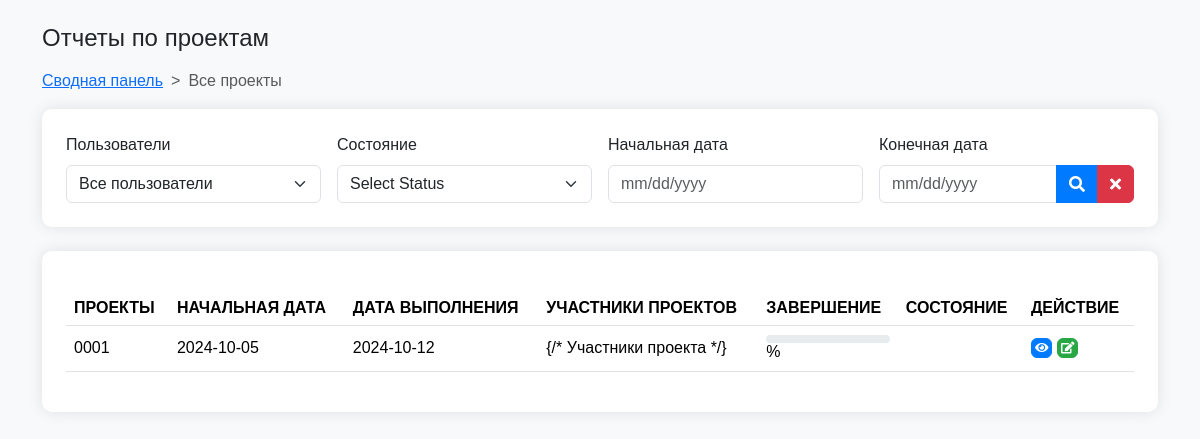
Before: /order/report/ with the older database file.
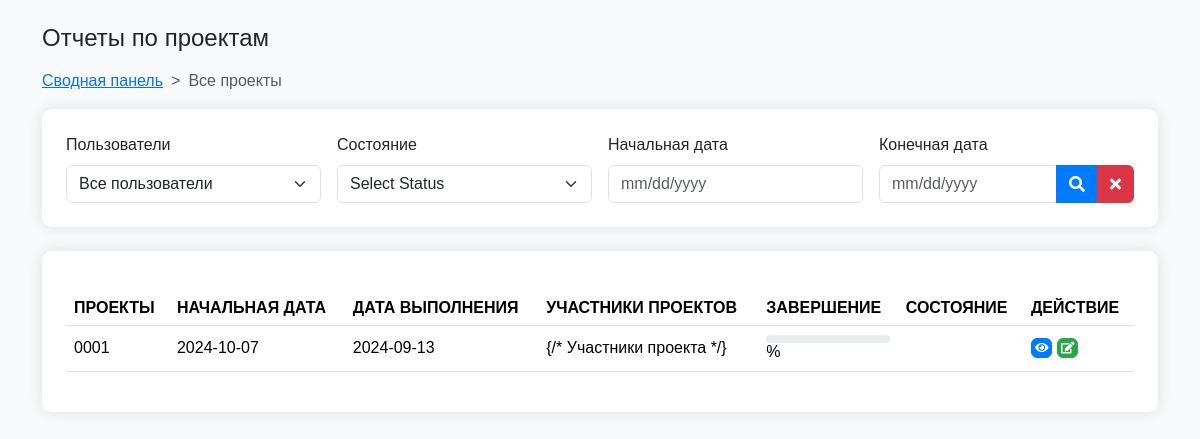
After: the same page with the newer database file.
### order/models.py (models this page shows, shortened)
class Order(models.Model):
    class Meta:
        verbose_name= 'Заказы'
        verbose_name_plural = 'Заказы'
    """Заказ клиента"""
    customer = models.ForeignKey(Counterparty, on_delete=models.PROTECT, verbose_name="Клиент")
    name = models.CharField('Названия', max_length=255)
    uuid = models.CharField("Номер заказа", max_length=50, blank=True)
    photo = models.ImageField("Фотография", upload_to='order_photos/', blank=True, null=True)
    order_date = models.DateTimeField("Дата заказа", auto_now_add=True)
    due_date = models.DateField("Срок исполнения")
    created_by = models.ForeignKey(settings.AUTH_USER_MODEL, on_delete=models.SET_NULL, null=True, blank=True,
                                   verbose_name="Создан")
    order_type = models.CharField(
        "Тип заказа",
        max_length=50,
        choices=[
            ("retail", "Розничный"),
            ("wholesale", "Оптовый"),
            ("individual", "Индивидуальный пошив"),
        ],
        null=True
    )
    priority = models.CharField(
        "Приоритет",
        max_length=10,
        choices=[("high", "Высокий"), ("medium", "Средний"), ("low", "Низкий")],
        default="medium",
    )
    sales_channel = models.CharField("Канал продаж", max_length=50, blank=True)
    contact_person = models.CharField("Контактное лицо", max_length=255, blank=True)
    delivery_method = models.CharField(
        "Способ доставки",
        max_length=50,
        choices=[
            ("courier", "Курьер"),
            ("pickup", "Самовывоз"),
            ("post", "Почта России"),
        ],
        blank=True,
    )
    delivery_address = models.TextField("Адрес доставки", blank=True)
    expected_payment_date = models.DateField(
        "Ожидаемая дата оплаты", blank=True, null=True
    )
    discount = models.DecimalField("Скидка", max_digits=10, decimal_places=2, default=0)
    planned_production_start = models.DateField(
        "Планируемая дата начала производства", blank=True, null=True
    )
    planned_shipment_date = models.DateField(
        "Планируемая дата отгрузки", blank=True, null=True
    )
    STATUS_CHOICES = (
        ("new", "Новый"),
        ("in_progress", "В обработке"),
        ("completed", "Выполнен"),
        ("canceled", "Отменен"),
    )
    status = models.CharField("Статус", max_length=20, choices=STATUS_CHOICES, default="new")
    total_amount = models.DecimalField("Общая сумма", max_digits=10, decimal_places=2, default=0)
    account = models.ForeignKey(Account, on_delete=models.CASCADE, null=True, blank=True)
    comments = models.TextField("Комментарии", blank=True)
    total_cost = models.DecimalField("Общая стоимость", max_digits=10, decimal_places=2, default=0, editable=False)
    PAYMENT_STATUS_CHOICES = (
        ('not_paid', 'Не оплачен'),
        ('partially_paid', 'Частично оплачен'),
        ('paid', 'Оплачен'),
    )
    payment_status = models.CharField(
        "Статус оплаты",
        max_length=20,
        choices=PAYMENT_STATUS_CHOICES,
        default='not_paid'
    )
    is_paid = models.BooleanField("Оплачено", default=False)

### order/views.py (the view)
# urls.py: path('report/', views.OrderListView.as_view(), name='report_order'),
class OrderListView(ListView):
    model = Order
    template_name = 'report_order1.html'  # Путь к вашему шаблону
    def get_queryset(self):
        queryset = super().get_queryset()
        query = self.request.GET.get('search')
        if query:
            queryset = queryset.filter(
                Q(name__icontains=query) |  # Поиск по имени заказа
                Q(status__icontains=query)  # Поиск по статусу
            )
        start_date = self.request.GET.get('start_date')
        end_date = self.request.GET.get('end_date')
        if start_date:
            queryset = queryset.filter(order_date__gte=start_date)
        if end_date:
            queryset = queryset.filter(due_date__lte=end_date)
        return queryset
    def get(self, request, *args, **kwargs):
        if request.headers.get('x-requested-with') == 'XMLHttpRequest':
            orders = Order.objects.all()
            orders_data = [
                {
                    'id': order.id,
                    'name': order.name,
                    'order_date': order.order_date.strftime('%Y-%m-%d'),
                    'due_date': order.due_date.strftime('%Y-%m-%d'),
                    'completion': order.completion,
                    'status': order.status
                }
                for order in orders
            ]
            return JsonResponse({'orders': orders_data})
        else:
            return super().get(request, *args, **kwargs)
    def get_context_data(self, **kwargs):
        context = super().get_context_data(**kwargs)
        for order in context['object_list']:
            order.status_class = self.get_status_class(order.status)
        return context
    def get_status_class(self, status):
        status_classes = {
            'Выполнено': 'bg-success',
            'Отменено': 'bg-danger',
            'Заблокировать': 'bg-warning',
            'Выполняется': 'bg-info',
        }
        return status_classes.get(status, 'bg-secondary')  # Класс по умолчанию

### templates/report_order1.html (shortened to what this page needs)
<html lang="en">
 <head>
     {% load static %}
  <link href="https://cdn.jsdelivr.net/npm/bootstrap@5.3.2/dist/css/bootstrap.min.css" rel="stylesheet"/>
  <link href="https://cdnjs.cloudflare.com/ajax/libs/font-awesome/5.15.3/css/all.min.css" rel="stylesheet"/>
    <link rel="stylesheet" href="/css/order.css"/>
 </head>
 <body>
    <div class="container mt-4">
   <h4 class="mb-3">
    Отчеты по проектам
   </h4>
   <nav aria-label="breadcrumb">
    <ol class="breadcrumb">
     <li class="breadcrumb-item">
      <a href="#">
       Сводная панель
      </a>
     </li>
     <li aria-current="page" class="breadcrumb-item active">
      Все проекты
     </li>
    </ol>
   </nav>
   <div class="card p-4 mb-4">
    <div class="row g-3">
     <div class="col-md-3">
      <label class="form-label" for="users">
       Пользователи
      </label>
      <select class="form-select" id="users">
       <option>
        Все пользователи
       </option>
      </select>
     </div>
     <div class="col-md-3">
      <label class="form-label" for="status">
       Состояние
      </label>
      <select class="form-select" id="status">
       <option>
        Select Status
       </option>
      </select>
     </div>
     <div class="col-md-3">
      <label class="form-label" for="startDate">
       Начальная дата
      </label>
      <input class="form-control" id="startDate" placeholder="mm/dd/yyyy" type="text"/>
     </div>
     <div class="col-md-3">
      <label class="form-label" for="endDate">
       Конечная дата
      </label>
      <div class="input-group">
       <input class="form-control" id="endDate" placeholder="mm/dd/yyyy" type="text"/>
       <button class="btn btn-primary" type="button">
        <i class="fas fa-search">
        </i>
       </button>
       <button class="btn btn-danger" type="button">
        <i class="fas fa-times">
        </i>
       </button>
      </div>
     </div>
    </div>
   </div>
    <div class="card p-4">
      <table class="table table-hover">
        <thead>
          <tr>
            <th>ПРОЕКТЫ</th>
            <th>НАЧАЛЬНАЯ ДАТА</th>
            <th>ДАТА ВЫПОЛНЕНИЯ</th>
            <th>УЧАСТНИКИ ПРОЕКТОВ</th>
            <th>ЗАВЕРШЕНИЕ</th>
            <th>СОСТОЯНИЕ</th>
            <th>ДЕЙСТВИЕ</th>
          </tr>
        </thead>
        <tbody>
          {% for order in object_list %}
            <tr>
              <td>{{ order.uuid }}</td>
              <td>{{ order.order_date|date:"Y-m-d" }}</td>
              <td>{{ order.due_date|date:"Y-m-d" }}</td>
              <td>{/*  Участники проекта  */}</td>
              <td>
                <div class="progress">
                </div>
                {{ order.completion }}%
              </td>
              <td><span class="badge {{ status_class }}">{{ order.status }}</span></td>
              <td>
                <button class="btn btn-icon btn-primary" onclick="viewOrder({{ order.id }})"><i class="fas fa-eye"></i></button>
                <button class="btn btn-icon btn-success" onclick="editOrder({{ order.id }})"><i class="fas fa-edit"></i></button>
              </td>
            </tr>
          {% endfor %}
        </tbody>
      </table>
    </div>
  </div>
</body>
</html>

### static/css/order.css (style rules this page uses)
body { background-color: #f8f9fa; font-family: Arial, sans-serif; }
.breadcrumb { background-color: transparent; padding: 0; margin-bottom: 1rem; }
.breadcrumb-item + .breadcrumb-item::before { content: ">"; }
.card { border: none; border-radius: 10px; box-shadow: 0 0 15px rgba(0, 0, 0, 0.1); }
.table th, .table td { vertical-align: middle; }
.progress { height: 8px; border-radius: 5px; }
.badge { font-size: 0.9rem; padding: 0.5em 0.75em; }
.btn-icon { padding: 0.25em; font-size: 0.75rem; }
.btn-primary { background-color: #007bff; border-color: #007bff; }
.btn-success { background-color: #28a745; border-color: #28a745; }
.btn-danger { background-color: #dc3545; border-color: #dc3545; }

Changed rows visible on the page:
removed Order: uuid "0001", order_date "2024-10-05", due_date "2024-10-12"
added Order: uuid "0001", order_date "2024-10-07", due_date "2024-09-13"
